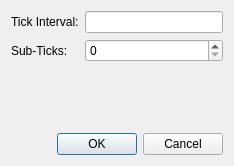
<?xml version="1.0" encoding="UTF-8"?>
<ui version="4.0">
 <class>AxisTicksConfigDialog</class>
 <widget class="QDialog" name="AxisTicksConfigDialog">
  <property name="geometry">
   <rect>
    <x>0</x>
    <y>0</y>
    <width>234</width>
    <height>166</height>
   </rect>
  </property>
  <property name="windowTitle">
   <string>Dialog</string>
  </property>
  <layout class="QVBoxLayout" name="verticalLayout">
   <item>
    <layout class="QGridLayout" name="gridLayout">
     <item row="0" column="0">
      <widget class="QLabel" name="label">
       <property name="text">
        <string>Tick Interval:</string>
       </property>
      </widget>
     </item>
     <item row="0" column="1">
      <widget class="QLineEdit" name="leInterval"/>
     </item>
     <item row="1" column="0">
      <widget class="QLabel" name="label_2">
       <property name="text">
        <string>Sub-Ticks:</string>
       </property>
      </widget>
     </item>
     <item row="1" column="1">
      <widget class="QSpinBox" name="sbSub"/>
     </item>
    </layout>
   </item>
   <item>
    <spacer name="verticalSpacer">
     <property name="orientation">
      <enum>Qt::Vertical</enum>
     </property>
     <property name="sizeHint" stdset="0">
      <size>
       <width>20</width>
       <height>40</height>
      </size>
     </property>
    </spacer>
   </item>
   <item>
    <widget class="QDialogButtonBox" name="buttonBox">
     <property name="orientation">
      <enum>Qt::Horizontal</enum>
     </property>
     <property name="standardButtons">
      <set>QDialogButtonBox::Cancel|QDialogButtonBox::Ok</set>
     </property>
    </widget>
   </item>
  </layout>
 </widget>
 <resources/>
 <connections>
  <connection>
   <sender>buttonBox</sender>
   <signal>accepted()</signal>
   <receiver>AxisTicksConfigDialog</receiver>
   <slot>accept()</slot>
   <hints>
    <hint type="sourcelabel">
     <x>248</x>
     <y>254</y>
    </hint>
    <hint type="destinationlabel">
     <x>157</x>
     <y>274</y>
    </hint>
   </hints>
  </connection>
  <connection>
   <sender>buttonBox</sender>
   <signal>rejected()</signal>
   <receiver>AxisTicksConfigDialog</receiver>
   <slot>reject()</slot>
   <hints>
    <hint type="sourcelabel">
     <x>316</x>
     <y>260</y>
    </hint>
    <hint type="destinationlabel">
     <x>286</x>
     <y>274</y>
    </hint>
   </hints>
  </connection>
 </connections>
</ui>
